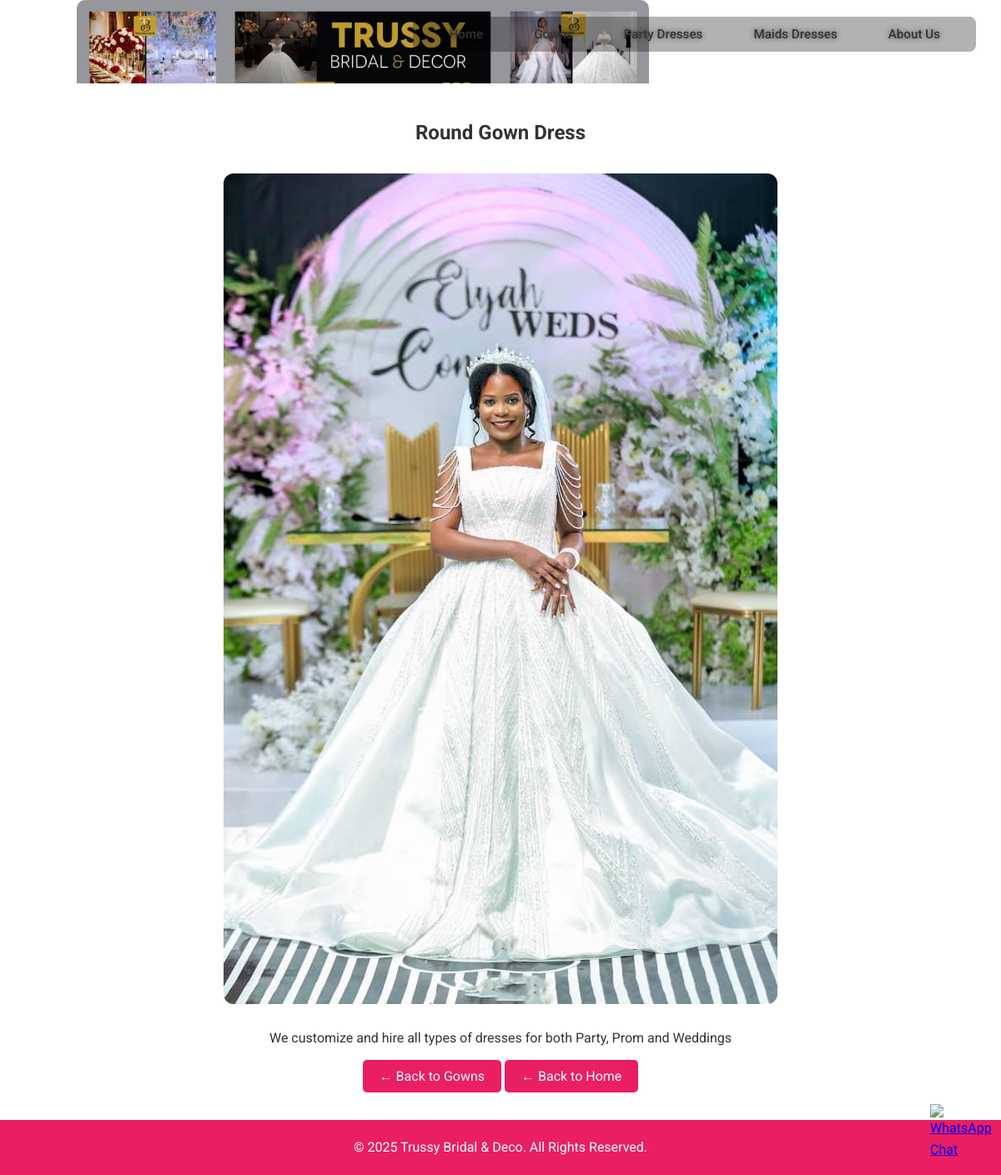
/gown/28/gowns/, run on the app's committed database.
### collection1/models.py (models this page shows, shortened)
class Gown(models.Model):
    name = models.CharField(max_length=100)
    image = models.ImageField(upload_to='gowns/')  # Images saved in media/gowns/
    category = models.CharField(max_length=50, choices=[('collection', 'collection'), ('party', 'Party')])
    description = models.TextField(blank=True, null=True)
    price = models.DecimalField(max_digits=10, decimal_places=2, blank=True, null=True)

### collection1/views.py (the view)
# urls.py: path('gown/<int:gown_id>/<str:source>/', views.gown_detail, name='gown_detail_source'),
def gown_detail(request, gown_id, source=None):
    gown = Gown.objects.filter(id=gown_id).first()
    if not gown:
        gown = MaidsDress.objects.filter(id=gown_id).first()
    if not gown:
        return HttpResponse("Item not found", status=404)
    return render(request, 'collection/gown_detail.html', {
        'gown': gown,
        'source': source,  # will be 'party', 'maids', or None for collection gowns
    })

### collection1/templates/collection/gown_detail.html (shortened to what this page needs)
{% extends 'collection/base.html' %}
{% load static %}
{% block content %}
<h2 style="text-align:center; margin:30px 0;">{{ gown.name }}</h2>
<div style="text-align:center;">
  <img src="{{ gown.image.url }}" alt="{{ gown.name }}" style="max-width:100%; border-radius:12px;">
</div>
{% if gown.description %}
  <p style="margin-top:20px; text-align:center;">{{ gown.description }}</p>
{% endif %}
<div style="text-align:center; margin-top:20px;">
  <a href="{% url 'gowns' %}" style="padding:10px 20px; background:#e91e63; color:white; border-radius:5px; text-decoration:none;">← Back to Gowns</a>
  <a href="{% url 'home' %}" style="padding:10px 20px; background:#e91e63; color:white; border-radius:5px; text-decoration:none;">← Back to Home</a>
</div>
{% endblock %}

### collection1/static/css/styles.css (style rules this page uses)
* { margin: 0; padding: 0; box-sizing: border-box; }
body { font-family: 'Roboto', sans-serif; color: #333; line-height: 1.6; }
body { padding-top: 100px; }
body { padding-top: 110px; }

### data on the page
Gown: name "Round Gown Dress", image (picture), description "We customize and hire all types of dresses for both Party, Prom and Weddings"
